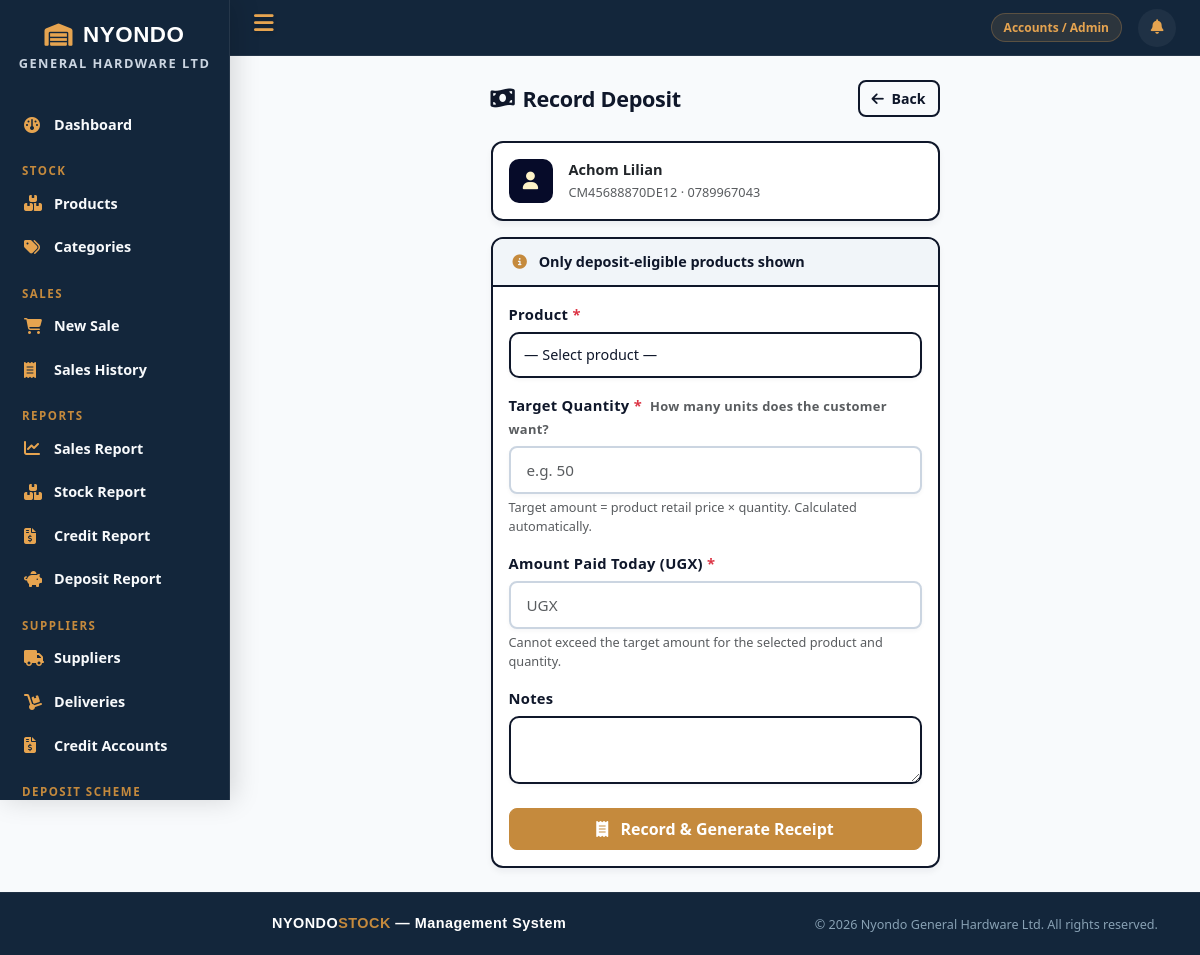
Screenshot of /deposits/3/deposit/ (signed in) with the database file from the repository.
### accounts/models.py (models this page shows, shortened)
class UserProfile(models.Model):
    ROLE_CHOICES = [
        ('sales_attendant', 'Sales Attendant'),
        ('store_manager', 'Store Manager'),
        ('admin', 'Accounts / Admin'),
    ]
    user = models.OneToOneField(User, on_delete=models.CASCADE, related_name='profile')
    role = models.CharField(max_length=20, choices=ROLE_CHOICES)
    phone = models.CharField(max_length=15)

### deposits/models.py (models this page shows, shortened)
class DepositCustomer(models.Model):
    first_name = models.CharField(max_length=100)
    last_name = models.CharField(max_length=100)
    nin = models.CharField(max_length=14, unique=True)
    phone = models.CharField(max_length=15)
    address = models.TextField(blank=True)
    employer = models.CharField(max_length=200, blank=True)
    registration_date = models.DateTimeField(auto_now_add=True)
    is_active = models.BooleanField(default=True)
    @property
    def full_name(self):
        return f"{self.first_name} {self.last_name}"

### stock/views.py (the view)
        def wrapper(request, *args, **kwargs):
            if not hasattr(request.user, 'profile'):
                messages.error(request, "Access denied.")
                return redirect('dashboard')
            if request.user.profile.role not in roles:
                messages.error(request, "You do not have permission for this action.")
                return redirect('dashboard')
            return view_func(request, *args, **kwargs)

### deposits/views.py (called while the page is built, shortened)
@role_required(['admin', 'sales_attendant'])
def deposit_record(request, customer_pk):
    customer = get_object_or_404(DepositCustomer, pk=customer_pk)
    form = DepositRecordForm(request.POST or None)
    return render(request, 'deposits/deposit_form.html', {
        'form': form,
        'customer': customer,
    })

### sales/models.py (called while the page is built)
    @property
    def item_count(self):
        return self.cart_items.count()

### stock/views.py (called while the page is built)
def role_required(roles):
    def decorator(view_func):
        def wrapper(request, *args, **kwargs):
            if not hasattr(request.user, 'profile'):
                messages.error(request, "Access denied.")
                return redirect('dashboard')
            if request.user.profile.role not in roles:
                messages.error(request, "You do not have permission for this action.")
                return redirect('dashboard')
            return view_func(request, *args, **kwargs)
        wrapper.__name__ = view_func.__name__
        return login_required(wrapper)
    return decorator

### templates/deposits/deposit_form.html (shortened to what this page needs)
{% extends 'base.html' %}
{% block content %}
<div class="row justify-content-center">
    <div class="col-md-6">
        <div class="d-flex justify-content-between align-items-center mb-4">
            <h4 class="fw-bold mb-0">
                <i class="fa-solid fa-money-bill-wave me-2"></i>
                Record Deposit
            </h4>
            <a href="{% url 'customer_detail' customer.pk %}"
               class="btn btn-outline-secondary">
                <i class="fa-solid fa-arrow-left me-1"></i> Back
            </a>
        </div>
        <div class="card mb-3">
            <div class="card-body d-flex align-items-center gap-3">
                <div style="width:44px; height:44px; border-radius:10px;
                            background:var(--navy, #060B29);
                            color:#FEF3C7;
                            display:flex; align-items:center;
                            justify-content:center; font-size:1.1rem;">
                    <i class="fa-solid fa-user"></i>
                </div>
                <div>
                    <div class="fw-bold">{{ customer.full_name }}</div>
                    <small class="text-muted">
                        {{ customer.nin }} · {{ customer.phone }}
                    </small>
                </div>
            </div>
        </div>
        <div class="card">
            <div class="card-header">
                <i class="fa-solid fa-circle-info me-2"></i>
                Only deposit-eligible products shown
            </div>
            <div class="card-body">
                <form method="post" novalidate>
                    <div class="mb-3">
                        <label class="form-label">
                            Product <span class="text-danger">*</span>
                        </label>
                        <select name="product"
                                class="form-select {% if form.product.errors %}is-invalid{% endif %}">
                            <option value="">— Select product —</option>
                        </select>
                    </div>
                    <div class="mb-3">
                        <label class="form-label">
                            Target Quantity <span class="text-danger">*</span>
                            <small class="text-muted ms-1">
                                How many units does the customer want?
                            </small>
                        </label>
                        <input type="number"
                               name="target_quantity"
                               value="{{ form.target_quantity.value|default:'' }}"
                               min="1"
                               placeholder="e.g. 50"
                               class="form-control {% if form.target_quantity.errors %}is-invalid{% endif %}">
                        <div class="form-text">
                            Target amount = product retail price × quantity.
                            Calculated automatically.
                        </div>
                    </div>
                    <div class="mb-3">
                        <label class="form-label">
                            Amount Paid Today (UGX)
                            <span class="text-danger">*</span>
                        </label>
                        <input type="number"
                               name="amount_paid"
                               value="{{ form.amount_paid.value|default:'' }}"
                               min="1"
                               placeholder="UGX"
                               class="form-control {% if form.amount_paid.errors %}is-invalid{% endif %}">
                        <div class="form-text">
                            Cannot exceed the target amount for the
                            selected product and quantity.
                        </div>
                    </div>
                    <div class="mb-4">
                        <label class="form-label">Notes</label>
                        <textarea name="notes"
                                  rows="2"
                                  class="form-control {% if form.notes.errors %}is-invalid{% endif %}">{{ form.notes.value|default:'' }}</textarea>
                    </div>
                    <button type="submit" class="btn btn-primary w-100">
                        <i class="fa-solid fa-receipt me-2"></i>
                        Record & Generate Receipt
                    </button>
                </form>
            </div>
        </div>
    </div>
</div>
{% endblock %}

### templates/base.html (shortened to what this page needs)
{% load static %}
<!doctype html>
<html lang="en">
<head>
    <link href="https://cdn.jsdelivr.net/npm/bootstrap@5.3.0/dist/css/bootstrap.min.css" rel="stylesheet"/>
    <link href="https://cdnjs.cloudflare.com/ajax/libs/font-awesome/6.4.0/css/all.min.css" rel="stylesheet"/>
    <link href="{% static 'css/main.css' %}" rel="stylesheet"/>
</head>
<body>
{% if request.user.is_authenticated %}
    <div class="wrapper">
        <nav id="sidebar">
            <div class="auth-logo" style="font-size: 1.4rem;">
        <i class="fa-solid fa-warehouse"></i> NYONDO
    </div>
    <p class="auth-subtitle" style="font-size: 0.8rem;">General Hardware Ltd</p>
            <ul class="sidebar-menu">
                <li>
                    <a href="{% url 'dashboard' %}"
                       class="{% if request.resolver_match.url_name == 'dashboard' %}active{% endif %}">
                        <i class="fa-solid fa-gauge"></i>
                        Dashboard
                    </a>
                </li>
                <li class="menu-label">Stock</li>
                <li>
                    <a href="{% url 'product_list' %}"
                       class="{% if 'product' in request.resolver_match.url_name %}active{% endif %}">
                        <i class="fa-solid fa-boxes-stacked"></i>
                        Products
                    </a>
                </li>
                {% if request.user.profile.role in 'store_manager,admin' %}
                <li>
                    <a href="{% url 'category_list' %}"
                       class="{% if 'category' in request.resolver_match.url_name %}active{% endif %}">
                        <i class="fa-solid fa-tags"></i>
                        Categories
                    </a>
                </li>
                {% endif %}
                <li class="menu-label">Sales</li>
                <li>
                    <a href="{% url 'cart' %}"
                       class="{% if 'cart' in request.resolver_match.url_name %}active{% endif %}">
                        <i class="fa-solid fa-cart-shopping"></i>
                        New Sale
                    </a>
                </li>
                <li>
                    <a href="{% url 'sales_list' %}"
                       class="{% if request.resolver_match.url_name == 'sales_list' %}active{% endif %}">
                        <i class="fa-solid fa-receipt"></i>
                        Sales History
                    </a>
                </li>
                {% if request.user.profile.role in 'store_manager,admin' %}
                <li class="menu-label">Reports</li>
                <li>
                    <a href="{% url 'sales_report' %}"
                       class="{% if request.resolver_match.url_name == 'sales_report' %}active{% endif %}">
                        <i class="fa-solid fa-chart-line"></i>
                        Sales Report
                    </a>
                </li>
                <li>
                    <a href="{% url 'stock_report' %}"
                       class="{% if request.resolver_match.url_name == 'stock_report' %}active{% endif %}">
                        <i class="fa-solid fa-boxes-stacked"></i>
                        Stock Report
                    </a>
                </li>
                {% endif %}
                {% if request.user.profile.role == 'admin' %}
                <li>
                    <a href="{% url 'credit_report' %}"
                       class="{% if request.resolver_match.url_name == 'credit_report' %}active{% endif %}">
                        <i class="fa-solid fa-file-invoice-dollar"></i>
                        Credit Report
                    </a>
                </li>
                {% endif %}
                {% if request.user.profile.role == 'admin' or request.user.profile.role == 'sales_attendant' %}
                <li>
                    <a href="{% url 'deposit_report' %}"
                       class="{% if request.resolver_match.url_name == 'deposit_report' %}active{% endif %}">
                        <i class="fa-solid fa-piggy-bank"></i>
                        Deposit Report
                    </a>
                </li>
                {% endif %}
                {% if request.user.profile.role in 'store_manager,admin' %}
                <li class="menu-label">Suppliers</li>
                <li>
                    <a href="{% url 'supplier_list' %}"
                       class="{% if 'supplier' in request.resolver_match.url_name %}active{% endif %}">
                        <i class="fa-solid fa-truck"></i>
                        Suppliers
                    </a>
                </li>
                <li>
                    <a href="{% url 'delivery_list' %}"
                       class="{% if 'delivery' in request.resolver_match.url_name %}active{% endif %}">
                        <i class="fa-solid fa-dolly"></i>
                        Deliveries
                    </a>
                </li>
                {% endif %}
                {% if request.user.profile.role == 'admin' %}
                <li>
                    <a href="{% url 'credit_list' %}"
                       class="{% if 'credit' in request.resolver_match.url_name %}active{% endif %}">
                        <i class="fa-solid fa-file-invoice-dollar"></i>
                        Credit Accounts
                    </a>
                </li>
                {% endif %}
                {% if request.user.profile.role == 'admin' or request.user.profile.role == 'sales_attendant' %}
                <li class="menu-label">Deposit Scheme</li>
                {% endif %}
            </ul>
        </nav>
        <div id="content">
            <nav class="topbar">
                <label for="nav-tog" class="toggle-btn" title="Toggle sidebar">
                    <i class="fa-solid fa-bars"></i>
                </label>
                <div class="topbar-right">
                    <span class="badge-role">
                        {{ request.user.profile.get_role_display }}
                    </span>
                    <div class="notif-wrapper">
                        <a href="{% url 'notification_list' %}"
                           class="notif-bell {% if notif_unread_count > 0 %}has-unread{% endif %}"
                           title="Notifications">
                            <i class="fa-solid fa-bell"></i>
                        </a>
                    </div>
                </div>
            </nav>
            <div class="page-content">
                {% block content %}{% endblock %}
            </div>
        </div>
    </div>
{% endif %}
<footer class="footer-custom mt-auto">
  <div class="container">
    <div class="row align-items-center">
      <div class="col-md-6 text-center text-md-start mb-2 mb-md-0">
        <div class="footer-brand" style="margin-left: 230px;">
          NYONDO<span>STOCK</span> — Management System
        </div>
      </div>
      <div class="col-md-6 text-center text-md-end">
        <span class="small">&copy; {% now "Y" %} Nyondo General Hardware Ltd. All rights reserved.</span>
      </div>
    </div>
  </div>
</footer>
</body>
</html>

### rows the page displays
DepositCustomer: full_name "Achom Lilian", nin "CM45688870DE12", phone "0789967043"

### other values shown
{{ request.user.profile.get_role_display }} "Accounts / Admin"
